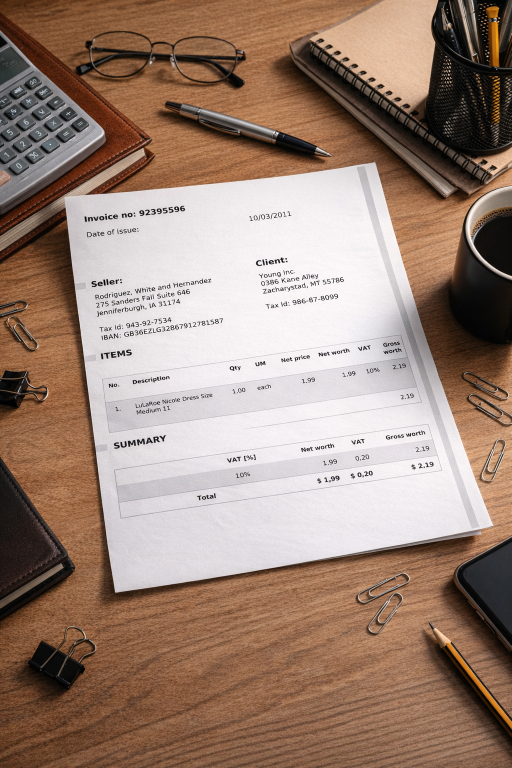
#> input picture Bill-Scanner/images/test1.jpeg, 1024 x 1536 px (shown at 1/2 size)
$ jupyter execute --allow-errors bill_scanner_1.ipynb   (shell and % lines are left out)
#> lines starting #> are read from the running program, lines starting #| are printed output that depends on the picture; after the words box and inside, x2 and y2 are one past the last pixel; in counts of white or black regions, pixels touching at a corner belong together
[cell 1]
import numpy as np
import cv2
import matplotlib.pyplot as plt
import imutils

[cell 2]
img_org = cv2.imread('./images/test2.jpeg')

[cell 3]
cv2.namedWindow('original image', cv2.WINDOW_NORMAL)
cv2.imshow('original image', img_org)
cv2.waitKey(0)
cv2.destroyAllWindows()

[cell 4]
def resize_func(image, width=590):
#> further down, img is the input picture: shape (1536, 1024, 3); mean B, G, R 118.9, 132.8, 157
    h,w,c = image.shape
    height = int((h/w)* width)
    size= (width,height)
    image = cv2.resize(image,(width,height))
    return image, size

#> (a cell that did not finish here is left out)

#> (a cell that did not finish here is left out)

[cell 7]
from imutils.perspective import four_point_transform

#> (a cell that did not finish here is left out)

#> (a cell that did not finish here is left out)

[cell 10]
def bill_scanner(image):
    img_resize, size = resize_func(image)
#> call 2 of resize_func, with width = 590
#> in resize_func (call 2), `image = cv2.resize(image,(width,height))`:
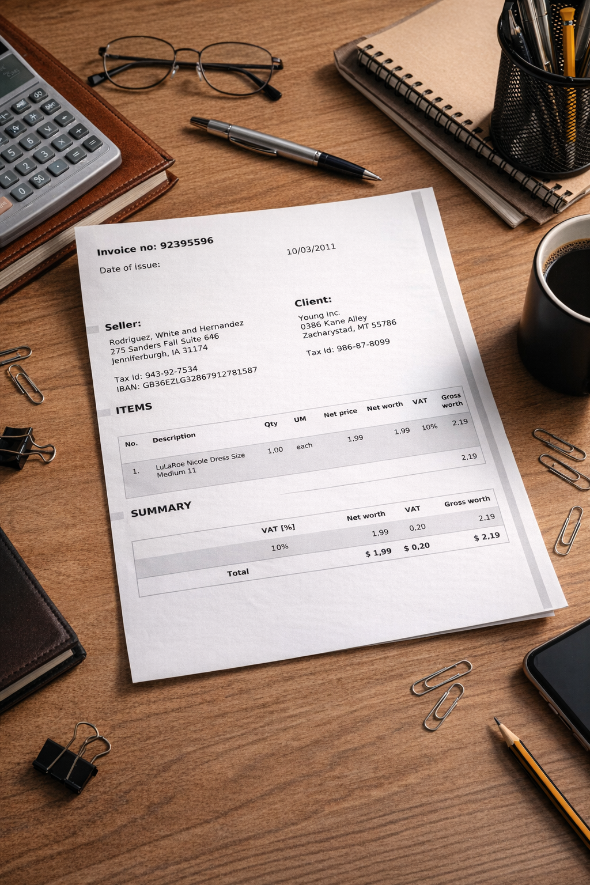
#> image: shape (885, 590, 3); mean of channels 0, 1, 2 118.8, 132.7, 156.9; drawn as B, G, R
#> size = (590, 885)

    hsv = cv2.cvtColor(img_resize, cv2.COLOR_BGR2HSV)
#> hsv: shape (885, 590, 3); mean H, S, V 65, 80.3, 157.1
    lower_white = np.array([0, 0, 170])
    upper_white = np.array([180, 50, 255])
    mask = cv2.inRange(hsv, lower_white, upper_white)
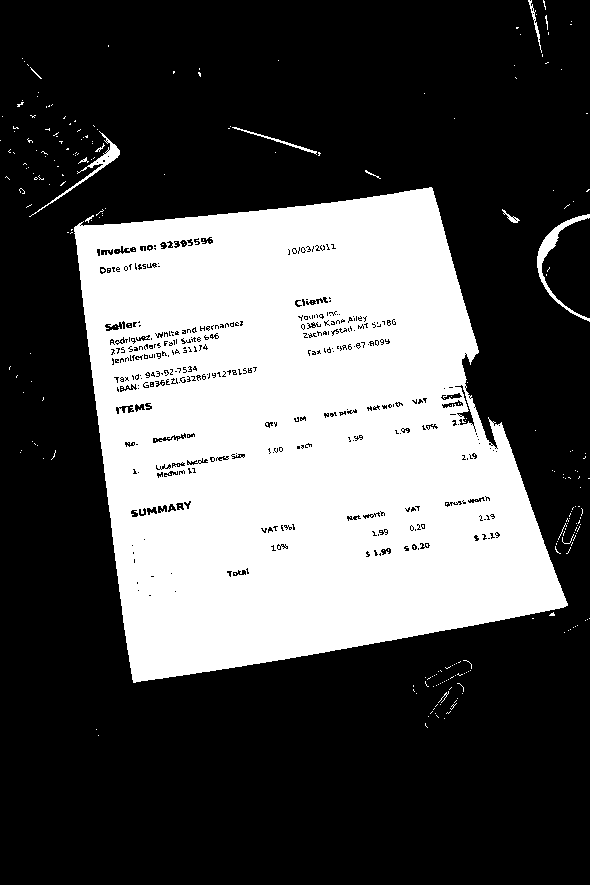
#> mask: shape (885, 590); 33.3% white; 283 white regions (269 under 20 px), largest, box (x1, y1, x2, y2) and area: (74, 187, 568, 683) 171113, (537, 214, 590, 322) 818, (29, 131, 120, 217) 548
    kernel_big = np.ones((20, 20), np.uint8)
    mask = cv2.morphologyEx(mask, cv2.MORPH_CLOSE, kernel_big)
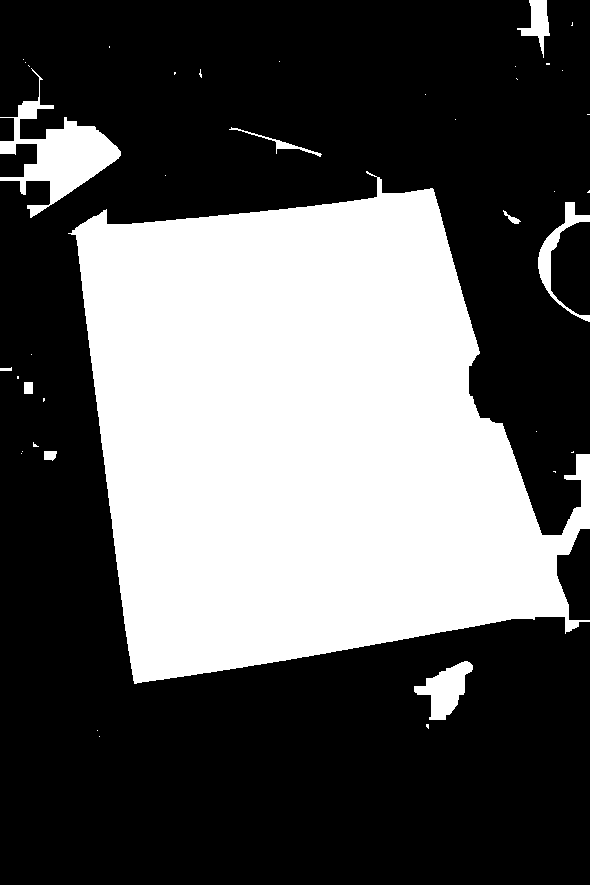
#> mask: shape (885, 590); 36.3% white; 40 white regions (30 under 20 px), largest, box (x1, y1, x2, y2) and area: (68, 171, 590, 684) 179494, (0, 68, 121, 218) 5712, (414, 661, 473, 720) 1731
    mask = cv2.morphologyEx(mask, cv2.MORPH_OPEN, kernel_big)
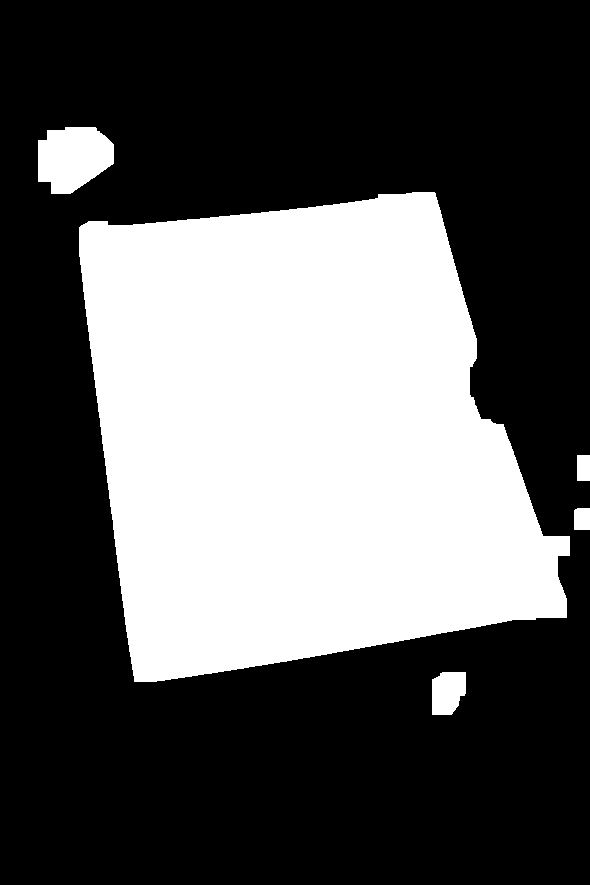
#> mask: shape (885, 590); 35.1% white; 5 white regions


    contours,_ = cv2.findContours(mask, cv2.RETR_EXTERNAL, cv2.CHAIN_APPROX_SIMPLE)
#> contours = 5 contours; box (x1, y1, x2, y2) and area: (79, 192, 570, 682) 176748, (38, 127, 114, 194) 3824, (432, 672, 466, 715) 1180, (574, 508, 590, 530) 312, (577, 455, 590, 481) 300
    contours = sorted(contours, key=cv2.contourArea, reverse=True)

    for contour in contours:
        hull = cv2.convexHull(contour)
        prei = cv2.arcLength(hull, True)
        approx = cv2.approxPolyDP(hull, 0.02 * prei, True)
        if len(approx) == 4:
            four_pts = np.squeeze(approx)
            break
#> this loop made 1 pass
#> (prei, four_pts) on pass 1: (1703.5, [[434, 192], [566, 617], [134, 681], [79, 227]])

    cv2.drawContours(img_resize, [four_pts], -1, (0, 45, 233), 3)
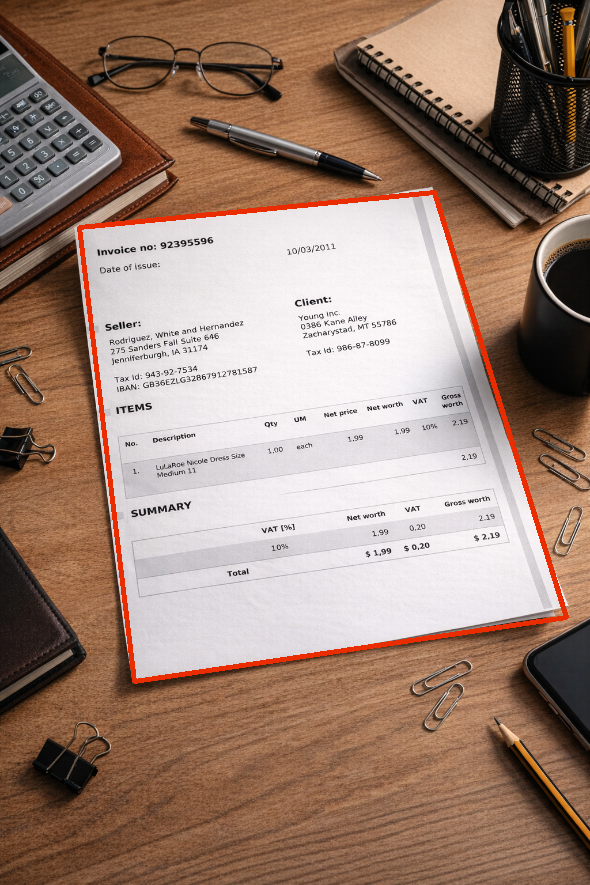
#> img_resize: shape (885, 590, 3); 1.62% of pixels changed, all inside (x1, y1, x2, y2) = (77, 190, 569, 684); drawn as B, G, R
    multiplier = image.shape[1] / size[0]
#> multiplier = 1.74
    four_pts = four_pts * multiplier
#> four_pts = [[753.2, 333.2], [982.3, 1070.9], [232.6, 1181.9], [137.1, 394]]
    four_pts = four_pts.astype(int)
#> four_pts = [[753, 333], [982, 1070], [232, 1181], [137, 393]]


    img_wrap = four_point_transform(image, four_pts)
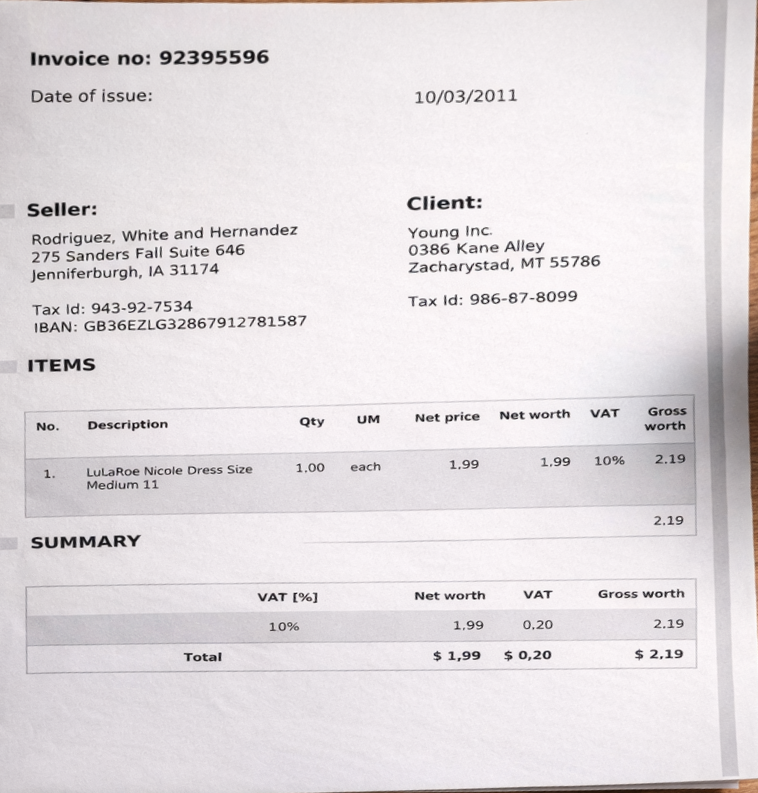
#> img_wrap: shape (793, 758, 3); mean B, G, R 223.1, 220.7, 226

    return img_wrap, four_pts, img_resize, mask

[cell 11]
img = cv2.imread('./images/test1.jpeg')
wp_img, pts_img, cont_img, msk_img = bill_scanner(img)
#> pts_img = [[753, 333], [982, 1070], [232, 1181], [137, 393]]

[cell 12]
cv2.imshow('last3', msk_img)
cv2.imshow('last2', cont_img)
cv2.imshow('last', wp_img)
cv2.waitKey(0)
cv2.destroyAllWindows()

[cell 13]
def bright_cont(input_img , brightness = 0, contrast=0):
    if brightness != 0:
        if brightness> 0:
            shadow = brightness
            highlight = 255
        else:
            shadow = 0
            highlight = 255+ brightness
        alpha_b =(highlight - shadow)/ 255
        gamma_b = shadow
        buf = cv2.addWeighted(input_img, alpha_b, input_img, 0, gamma_b)
    else:
        buf = input_img.copy()
    if contrast != 0:
        f =131*(contrast+127)/(127*(131-contrast))
        alpha_c = f
        gamma_c = 127*(1-f)

        buf = cv2.addWeighted(buf, alpha_c, buf, 0, gamma_c)

    return buf

[cell 14]
rgb_img = cv2.cvtColor(wp_img, cv2.COLOR_BGR2RGB)
fixed_img_1 = bright_cont(rgb_img, 85,0)
fixed_img_2 = bright_cont(rgb_img, 0,35)
#> call 2 of bright_cont, with brightness = 0, contrast = 35
#> in bright_cont (call 2), `buf = cv2.addWeighted(buf, alpha_c, buf, 0, gamma_c)`:
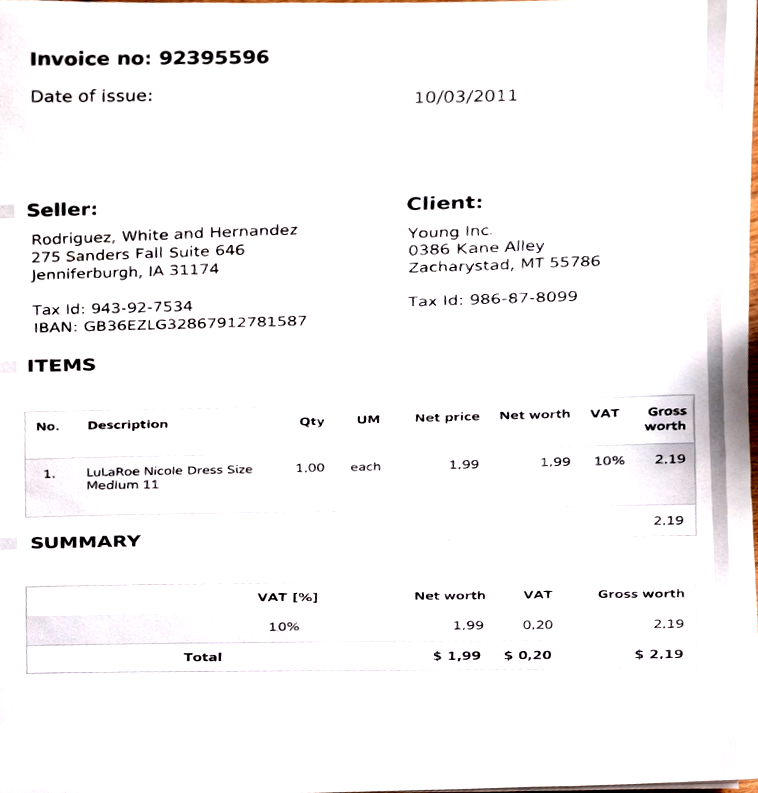
#> buf: shape (793, 758, 3); mean R, G, B 246.7, 245.3, 245.4
fixed_img_3 = bright_cont(rgb_img, 60,35)
#> call 3 of bright_cont, with brightness = 60, contrast = 35
#> in bright_cont (call 3), `buf = cv2.addWeighted(buf, alpha_c, buf, 0, gamma_c)`:
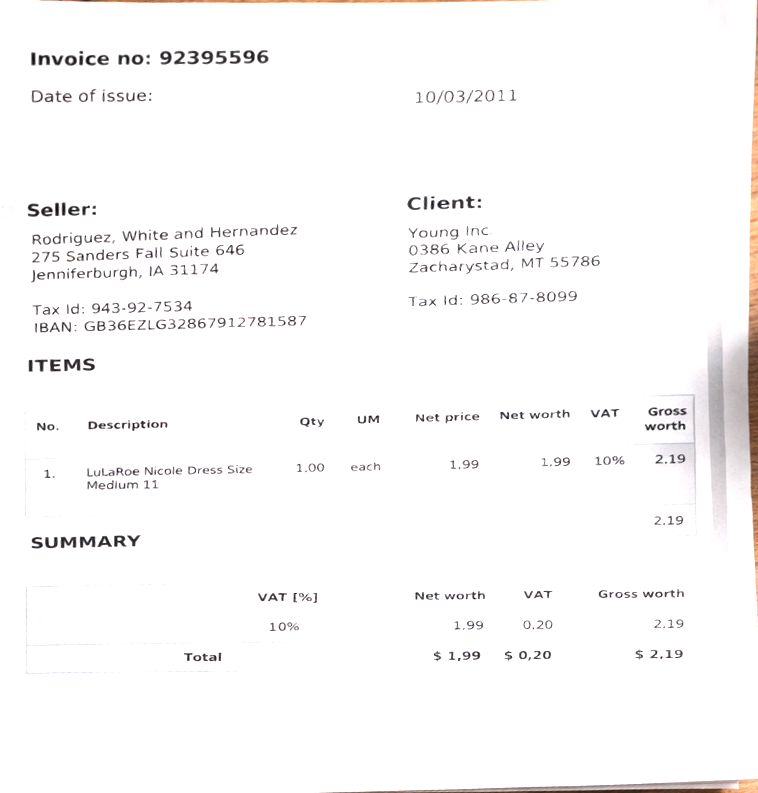
#> buf: shape (793, 758, 3); mean R, G, B 250.2, 249.3, 249.2

[cell 15]
plt.figure(figsize=(15,10))
plt.subplot(2,2,1)
plt.imshow(rgb_img)
plt.title('original')

plt.subplot(2,2,2)
plt.imshow(fixed_img_1)
plt.title('final brightness')

plt.subplot(2,2,3)
plt.imshow(fixed_img_2)
plt.title('final contrast')

plt.subplot(2,2,4)
plt.imshow(fixed_img_2)
plt.title('final brightness & contrast')

plt.show()
